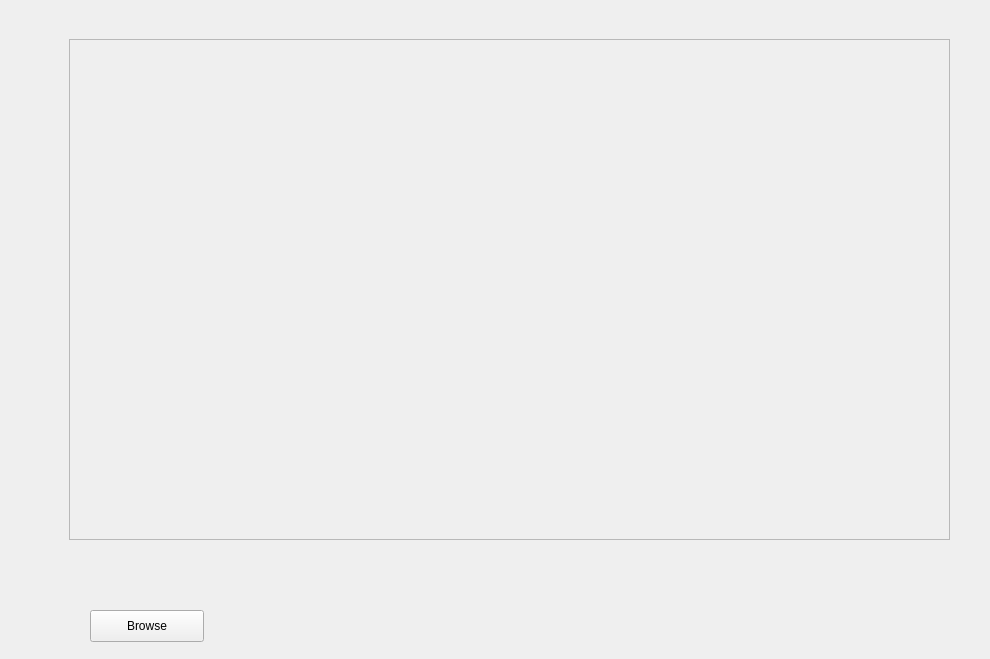
<?xml version="1.0" encoding="UTF-8"?>
<ui version="4.0">
 <class>ShareCameraQt</class>
 <widget class="QMainWindow" name="ShareCameraQt">
  <property name="geometry">
   <rect>
    <x>0</x>
    <y>0</y>
    <width>990</width>
    <height>659</height>
   </rect>
  </property>
  <property name="windowTitle">
   <string>ShareCameraQt</string>
  </property>
  <property name="windowIcon">
   <iconset>
    <normaloff>:/Icons/help.png</normaloff>:/Icons/help.png</iconset>
  </property>
  <property name="iconSize">
   <size>
    <width>22</width>
    <height>22</height>
   </size>
  </property>
  <widget class="QWidget" name="centralwidget">
   <widget class="QPushButton" name="pushButton">
    <property name="geometry">
     <rect>
      <x>90</x>
      <y>610</y>
      <width>114</width>
      <height>32</height>
     </rect>
    </property>
    <property name="text">
     <string>Browse</string>
    </property>
   </widget>
   <widget class="QScrollArea" name="scrollArea">
    <property name="geometry">
     <rect>
      <x>69</x>
      <y>39</y>
      <width>881</width>
      <height>501</height>
     </rect>
    </property>
    <property name="widgetResizable">
     <bool>true</bool>
    </property>
    <widget class="QWidget" name="scrollAreaWidgetContents">
     <property name="geometry">
      <rect>
       <x>0</x>
       <y>0</y>
       <width>879</width>
       <height>499</height>
      </rect>
     </property>
     <widget class="QWidget" name="gridLayoutWidget">
      <property name="geometry">
       <rect>
        <x>0</x>
        <y>0</y>
        <width>881</width>
        <height>501</height>
       </rect>
      </property>
      <layout class="QGridLayout" name="gridLayout"/>
     </widget>
    </widget>
   </widget>
  </widget>
  <action name="actionOpenFile">
   <property name="enabled">
    <bool>true</bool>
   </property>
   <property name="icon">
    <iconset>
     <normaloff>:/Icons/fileopen.png</normaloff>:/Icons/fileopen.png</iconset>
   </property>
   <property name="text">
    <string>Open File...</string>
   </property>
  </action>
  <action name="actionExit">
   <property name="icon">
    <iconset>
     <normaloff/>
    </iconset>
   </property>
   <property name="text">
    <string>Exit</string>
   </property>
  </action>
  <action name="actionPrint">
   <property name="icon">
    <iconset>
     <normaloff>:/Icons/print.png</normaloff>:/Icons/print.png</iconset>
   </property>
   <property name="text">
    <string>Print</string>
   </property>
  </action>
  <action name="actionHelp">
   <property name="icon">
    <iconset>
     <normaloff>:/Icons/help.png</normaloff>:/Icons/help.png</iconset>
   </property>
   <property name="text">
    <string>Help</string>
   </property>
  </action>
  <action name="actionSave">
   <property name="icon">
    <iconset>
     <normaloff>:/Icons/filesave.png</normaloff>:/Icons/filesave.png</iconset>
   </property>
   <property name="text">
    <string>Save</string>
   </property>
  </action>
 </widget>
 <resources/>
 <connections/>
</ui>
